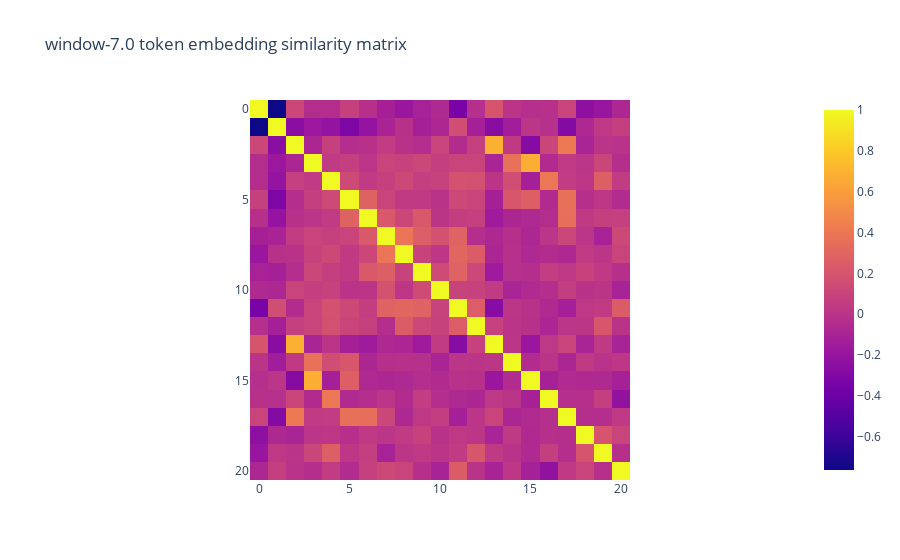

The cell this chart's notebook holds for it:
### Code cell
import plotly.express as px

embedding = model.module.token_embedding_table(torch.arange(vocab_size)).detach().numpy()

similarity = []

for x in embedding:
    row = []
    for y in embedding:
        row.append(np.dot(x, y)/(np.linalg.norm(x)*np.linalg.norm(y)))
    similarity.append(row)

px.imshow(similarity, title=f"{MODELNAME} token embedding similarity matrix")

### Figure 1 — Plotly figure (JSON) as saved in the notebook; plotly's stock layout.template omitted (floating-point values rounded to 4 significant figures; data arrays with more than 128 entries replaced by an {"elided": "..."} marker saying what was removed)
{"data": [{"coloraxis": "coloraxis", "hovertemplate": "x: %{x}<br>y: %{y}<br>color: %{z}<extra></extra>", "name": "0", "type": "heatmap", "xaxis": "x", "yaxis": "y", "z": {"elided": "21x21 float values"}}], "layout": {"coloraxis": {"colorscale": [[0, "#0d0887"], [0.1111, "#46039f"], [0.2222, "#7201a8"], [0.3333, "#9c179e"], [0.4444, "#bd3786"], [0.5556, "#d8576b"], [0.6667, "#ed7953"], [0.7778, "#fb9f3a"], [0.8889, "#fdca26"], [1, "#f0f921"]]}, "title": {"text": "window-7.0 token embedding similarity matrix"}, "xaxis": {"anchor": "y", "constrain": "domain", "domain": [0, 1], "scaleanchor": "y"}, "yaxis": {"anchor": "x", "autorange": "reversed", "constrain": "domain", "domain": [0, 1]}}}
